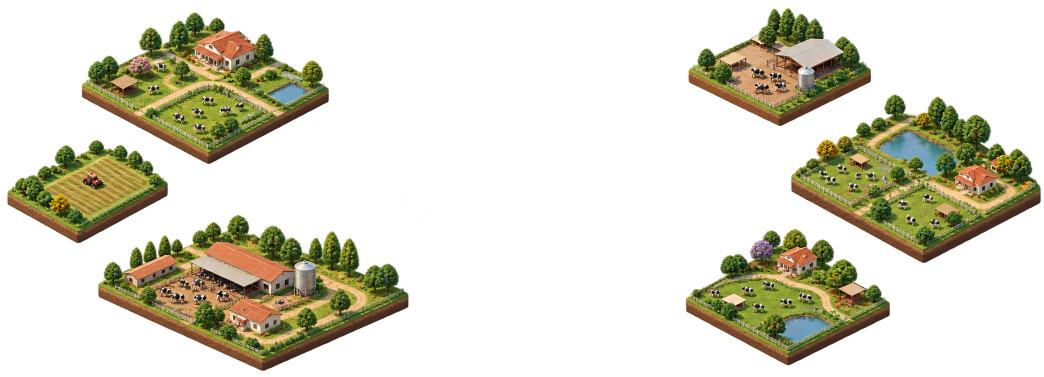
#> input picture assets/agroville-farm-worlds.png, 2087 x 754 px (shown at 1/2 size); its folder holds only this picture in this run
$ python build_art_direction_inventory.py
#> lines starting #> are read from the running program, lines starting #| are printed output that depends on the picture
#!/usr/bin/env python3
"""Inventory every raster asset and render review contact sheets by semantic role.

The output distinguishes measurable image properties from subjective art review.
It never auto-approves style compatibility.
"""
from __future__ import annotations
import json
import re
from collections import Counter, defaultdict
from pathlib import Path
from PIL import Image, ImageDraw, ImageFont

ROOT = Path(__file__).resolve().parents[2]
SEARCH_ROOTS = [ROOT / 'assets', ROOT / 'public/assets', ROOT / 'docs/assets', ROOT / 'graphics-poc']
OUTPUT = ROOT / 'assets/previews/asset-art-direction-v1'
RASTER = {'.png', '.webp', '.jpg', '.jpeg', '.bmp', '.gif'}

def category_for(path: Path) -> str:
    key = path.as_posix().lower()
    tests = [
        ('livestock', ('livestock', 'cattle', 'nelore', 'cow', 'calf', 'beef', 'dairy')),
        ('buildings', ('building', 'farmhouse', 'shed', 'barn', 'infrastructure')),
        ('handling-and-fences', ('handling', 'corral', 'fence', 'gate', 'chute', 'alley')),
        ('vegetation', ('vegetation', 'tree', 'shrub', 'grass-tuft')),
        ('water', ('water', 'pond', 'reservoir', 'trough', 'creek', 'stream')),
        ('roads-and-paths', ('road', 'path', 'track', 'trail')),
        ('terrain-and-soil', ('terrain', 'pasture', 'grass', 'soil', 'ground', 'cliff', 'earth', 'mud')),
        ('vehicles-and-machinery', ('vehicle', 'tractor', 'truck', 'pickup', 'machine')),
        ('technology', ('technology', 'rfid', 'reader', 'monitor', 'tag', 'sensor', 'scale')),
    ]
    for category, terms in tests:
        if any(term in key for term in terms):
            return category
    return 'props-and-other'

def role_for(path: Path, dimensions: tuple[int, int]) -> str:
    key = path.as_posix().lower()
    if any(term in key for term in ('previews/', 'contact-sheet', 'comparison', 'screenshot', 'scene-v', 'diorama-final')):
        return 'scene-or-review-preview'
    if 'atlas' in key or 'spritesheet' in key or dimensions[0] > 1200 or dimensions[1] > 1200:
        return 'atlas-or-spritesheet'
    return 'individual-sprite-or-texture'

def checker(size: tuple[int, int], step: int = 10) -> Image.Image:
    image = Image.new('RGBA', size, '#f0efe9')
    draw = ImageDraw.Draw(image)
    for y in range(0, size[1], step):
        for x in range(0, size[0], step):
            if (x // step + y // step) % 2:
                draw.rectangle((x, y, x + step - 1, y + step - 1), fill='#d7d5cd')
    return image

def main() -> None:
    manifest_paths: dict[str, dict] = {}
    for manifest_path in (ROOT / 'assets/manifests/manifest.json', ROOT / 'graphics-poc/assets/main-composer-render-manifest.json'):
        if not manifest_path.exists():
            continue
        data = json.loads(manifest_path.read_text())
        records = data.get('assets', data.get('sprites', []))
        if isinstance(records, dict):
            records = list(records.values())
        for record in records:
            file = record.get('file') or record.get('source') or record.get('path')
            if isinstance(file, dict): file = file.get('file') or file.get('path')
            if file:
                manifest_paths[Path(file).as_posix()] = record

    selected = set()
    scene_path = ROOT / 'assets/previews/ranch-composition-v4/rural-diorama-scene-v4-grounding-v2-gate-v2-water-v2-feed-v2-review.json'
    scene_manifest = ROOT / 'assets/manifests/manifest.json'
    if scene_path.exists() and scene_manifest.exists():
        scene = json.loads(scene_path.read_text())
        manifest = json.loads(scene_manifest.read_text())
        by_id = {item['id']: item for item in manifest['assets']}
        ids = {scene.get('terrainAssetId')} | {p['assetId'] for p in scene.get('placements', [])} | {p['assetId'] for p in scene.get('groundingOverlays', [])}
        selected = {by_id[asset_id]['file'] for asset_id in ids if asset_id in by_id}

    paths = sorted({p for root in SEARCH_ROOTS if root.exists() for p in root.rglob('*')
                    if p.is_file() and p.suffix.lower() in RASTER and OUTPUT not in p.parents})
    OUTPUT.mkdir(parents=True, exist_ok=True)
    font_regular = ImageFont.truetype('/usr/share/fonts/truetype/dejavu/DejaVuSans.ttf', 12)
    font_bold = ImageFont.truetype('/usr/share/fonts/truetype/dejavu/DejaVuSans-Bold.ttf', 13)
    inventory = []
    grouped: dict[str, list[dict]] = defaultdict(list)
    for path in paths:
        rel = path.relative_to(ROOT).as_posix()
        with Image.open(path) as original:
#> original is the input picture: PIL image 2087x754 RGBA; mean R, G, B, A 36.7, 34.2, 17.7, 71.6
            original.load()
            image = original.convert('RGBA')
            width, height = image.size
            alpha = image.getchannel('A')
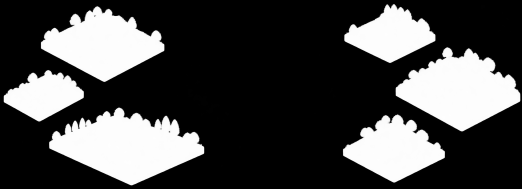
#> alpha: PIL image 2087x754 L (shown at 1/4 size); min 0, max 255, mean 71.6
            hist = alpha.histogram()
#> hist = 256 values, max 1088140 at index 0, min 41 at index 115, mean 6146.9
            transparent_fraction = sum(hist[:16]) / (width * height)
#> transparent_fraction = 0.711
            partial_alpha_fraction = sum(hist[16:240]) / (width * height)
#> partial_alpha_fraction = 0.0119
            rgb = image.convert('RGB').quantize(colors=256, method=Image.Quantize.MEDIANCUT)
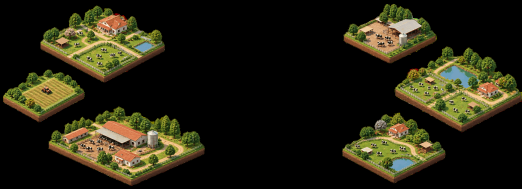
#> rgb: PIL image 2087x754 P (shown at 1/4 size); mean R, G, B 36.6, 34.2, 17.7
            palette_counts = sorted(rgb.getcolors(maxcolors=1_000_000) or [], reverse=True)
#> palette_counts = 256 pairs, first value 57 to 1106077, second value 0 to 255
            color_count_256 = len(palette_counts)
#> color_count_256 = 256
            palette = rgb.getpalette() or []
#> palette = 768 values, max 251 at index 0, min 0 at index 329, mean 97.15
            dominant_palette = [f"#{palette[index * 3]:02x}{palette[index * 3 + 1]:02x}{palette[index * 3 + 2]:02x}" for _, index in palette_counts[:6]]
#> dominant_palette = ['#000000', '#75a1bf', '#6e862b', '#97a53b', '#6b9fbb', '#d1a170']
        record = manifest_paths.get(rel, {})
        status = record.get('status', record.get('reviewStatus', 'UNRESOLVED'))
        selection = 'selected-for-v4-pilot' if rel in selected else 'rejected-lab' if '/rejected/' in rel else 'pending-review'
        category = category_for(Path(rel))
        role = role_for(Path(rel), (width, height))
        entry = {
            'id': record.get('id') or record.get('assetId') or path.stem,
            'file': rel, 'category': category, 'role': role,
            'dimensionsPx': {'width': width, 'height': height},
            'alpha': {'transparentFraction': round(transparent_fraction, 4), 'partialAlphaFraction': round(partial_alpha_fraction, 4)},
            'sampledColorCountMax256': color_count_256,
            'dominantPaletteApproxHex': dominant_palette,
            'footprint': record.get('footprint'),
            'pivot': record.get('anchor') or record.get('pivot'),
            'perspective': record.get('perspective') or record.get('orientations'),
            'recommendedScale': record.get('scaleHints') or record.get('displaySizePx'),
            'animations': record.get('states') or record.get('frames'),
            'licenseAndProvenance': {'rights': record.get('rights'), 'source': record.get('source'), 'file': rel},
            'manifestStatus': status,
            'selection': selection,
            'compatibility': 'pending-human-review',
            'reviewSignals': ['perspective', 'relative-scale', 'palette', 'lighting', 'outline-and-shading', 'transparency-quality', 'detail-density', 'agro-context'],
            'sourceMetadata': record,
        }
        inventory.append(entry)
        grouped[category].append({'entry': entry, 'path': path})

    card_w, card_h, art_h, footer_h, gap, columns, per_page = 280, 216, 162, 54, 12, 5, 25
    sheets = []
    summary = Counter()
    for category, entries in sorted(grouped.items()):
        for page_index in range((len(entries) + per_page - 1) // per_page):
            batch = entries[page_index * per_page:(page_index + 1) * per_page]
            rows = (len(batch) + columns - 1) // columns
            width = 28 + columns * card_w + (columns - 1) * gap
            height = 88 + rows * (card_h + gap) + 20
            sheet = Image.new('RGB', (width, height), '#efeee8')
            draw = ImageDraw.Draw(sheet)
            title = category.upper().replace('-', ' ')
            suffix = f' · {page_index + 1}' if len(entries) > per_page else ''
            draw.text((14, 12), f'RIOSE ART DIRECTION · {title}{suffix}', font=font_bold, fill='#28392f')
            draw.text((14, 38), 'RGBA checker · escala original indicada · compatibilidade artística pendente de inspeção humana', font=font_regular, fill='#526157')
            for index, item in enumerate(batch):
                record = item['entry']
                with Image.open(item['path']) as opened:
                    source = opened.convert('RGBA')
                row, col = divmod(index, columns)
                x, y = 14 + col * (card_w + gap), 72 + row * (card_h + gap)
                draw.rounded_rectangle((x, y, x + card_w, y + card_h), radius=7, fill='#fffefa', outline='#c5c4bc')
                thumb = source.copy()
                thumb.thumbnail((card_w - 12, art_h - 10), Image.Resampling.LANCZOS)
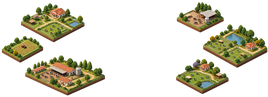
#> thumb: PIL image 268x97 RGBA; mean R, G, B, A 40.7, 37.7, 18.6, 71.7; transparent parts drawn white
                bg = checker((card_w - 8, art_h - 6))
#> in checker, `image = Image.new('RGBA', size, '#f0efe9')`:
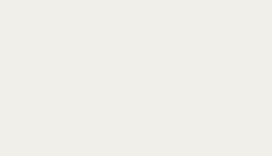
#> image: PIL image 272x156 RGBA; mean R, G, B, A 240, 239, 233, 255
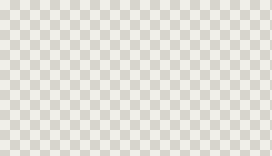
#> bg: PIL image 272x156 RGBA; mean R, G, B, A 227.5, 226, 219, 255
                bg.alpha_composite(thumb, ((bg.width - thumb.width) // 2, (bg.height - thumb.height) // 2))
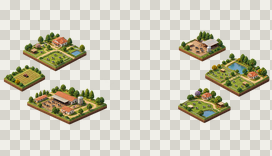
#> bg: PIL image 272x156 RGBA; mean R, G, B, A 209.7, 207, 191.7, 255
                sheet.paste(bg.convert('RGB'), (x + 4, y + 4))
                label = Path(record['file']).name
                if len(label) > 34: label = label[:31] + '...'
                draw.text((x + 7, y + art_h), label, font=font_bold, fill='#26372e')
                draw.text((x + 7, y + art_h + 18), f"{record['dimensionsPx']['width']}×{record['dimensionsPx']['height']} · {record['selection']} · {record['manifestStatus']}", font=font_regular, fill='#555e56')
                summary[record['selection']] += 1
                record['thumbnail'] = {'contactSheet': None, 'cellIndex': index, 'column': col, 'row': row}
            filename = f"{category}-p{page_index + 1:02d}.jpg"
            for item_index, item in enumerate(batch):
                item['entry']['thumbnail']['contactSheet'] = filename
            sheet.save(OUTPUT / filename, quality=88, optimize=True)
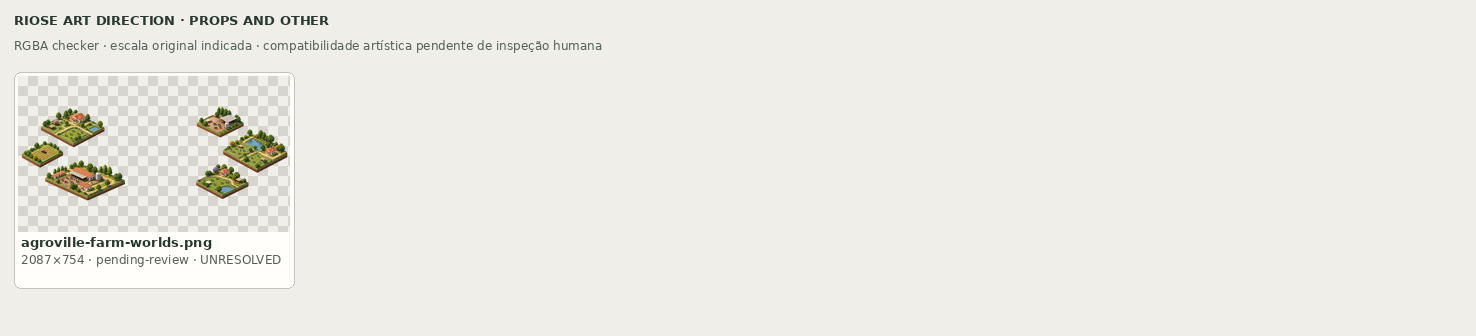
#> saved as props-and-other-p01.jpg: PIL image 1476x336 RGB; mean R, G, B 235.5, 234.5, 227.7
            sheets.append({'category': category, 'file': filename, 'items': len(batch)})

    payload = {'schemaVersion': 1, 'generatedBy': 'scripts/assets/build_art_direction_inventory.py', 'assetCount': len(inventory),
               'selectionCounts': dict(summary), 'compatibilityPolicy': 'No automated compatibility scores or approvals; subjective style review remains human.',
               'categories': sheets, 'assets': inventory}
    (OUTPUT / 'inventory.json').write_text(json.dumps(payload, ensure_ascii=False, indent=2) + '\n')
    index = ['<!doctype html><meta charset="utf-8"><title>Riose asset art direction inventory</title><style>body{font:16px system-ui;background:#efeee8;color:#26372e;max-width:1100px;margin:32px auto;padding:0 18px}li{margin:10px 0}a{color:#235c43}small{color:#5d675f}</style>',
             '<h1>RIOSE · Asset Art Direction Inventory</h1>',
             f"<p>{len(inventory)} raster files · {dict(summary)}. Compatibility remains pending human review; status describes source review only.</p><ul>"]
    for sheet in sheets:
        index.append(f"<li><a href=\"{sheet['file']}\">{sheet['category']} · página {sheet['file'][-6:-4]}</a> <small>({sheet['items']} imagens)</small></li>")
#> after the loop, index = 4 items
    index += ['</ul><p><a href="inventory.json">Inventário JSON completo</a> · <a href="art-direction-report.json">Sinais de compatibilidade e paleta</a> · <a href="../../../docs/riose-art-direction-bible.md">Art direction bible</a></p>']
    (OUTPUT / 'index.html').write_text('\n'.join(index) + '\n')
    print(json.dumps({'inventory': f'assets/previews/asset-art-direction-v1/inventory.json', 'contactSheets': len(sheets), 'assets': len(inventory), 'selectionCounts': dict(summary)}, ensure_ascii=False))
#| {"inventory": "assets/previews/asset-art-direction-v1/inventory.json", "contactSheets": 1, "assets": 1, "selectionCounts": {"pending-review": 1}}

if __name__ == '__main__': main()

$ run again, on assets/riose-farm-diorama.webp
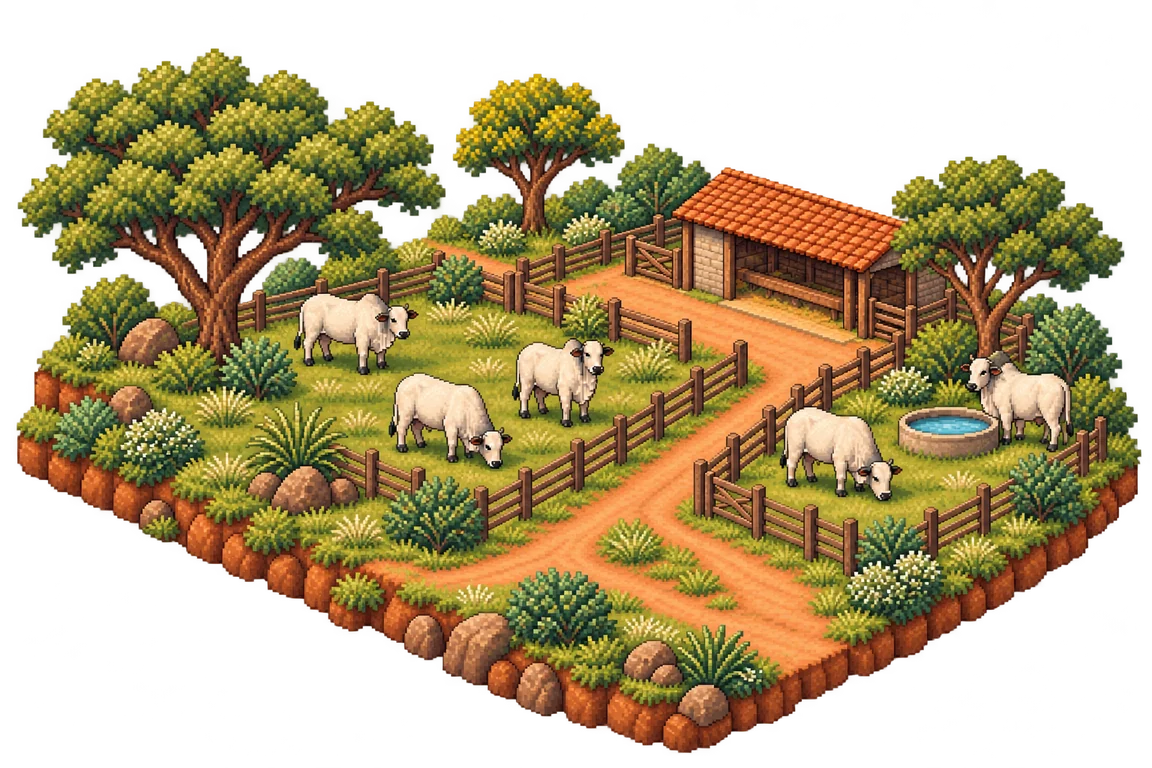
#> input picture assets/riose-farm-diorama.webp, 1152 x 768 px
#> in main, original is the input picture: PIL image 1152x768 RGBA; mean R, G, B, A 88.5, 71.4, 34.3, 149.9
#> in main, `alpha = image.getchannel('A')`:
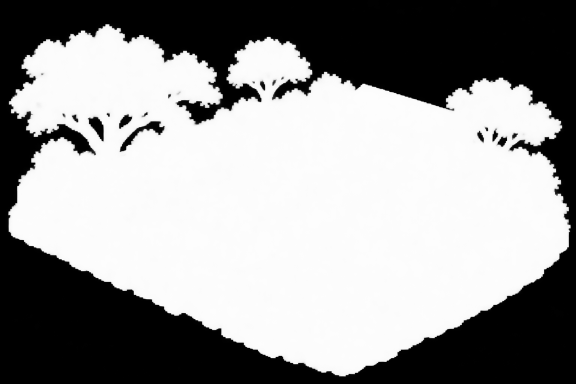
#> alpha: PIL image 1152x768 L (shown at 1/2 size); min 0, max 255, mean 149.9
#> hist = 256 values, max 337198 at index 252, min 27 at index 126, mean 3456
#> transparent_fraction = 0.397
#> partial_alpha_fraction = 0.02
#> palette_counts = 256 pairs, first value 487 to 316092, second value 0 to 255
#> color_count_256 = 256
#> palette = 768 values, max 253 at index 45, min 0 at index 765, mean 98.9
#> dominant_palette = ['#000000', '#f9dcbd', '#a8a031', '#858433', '#c3b137', '#979533']
#> in main, `sheet.save(OUTPUT / filename, quality=88, optimize=True)`:
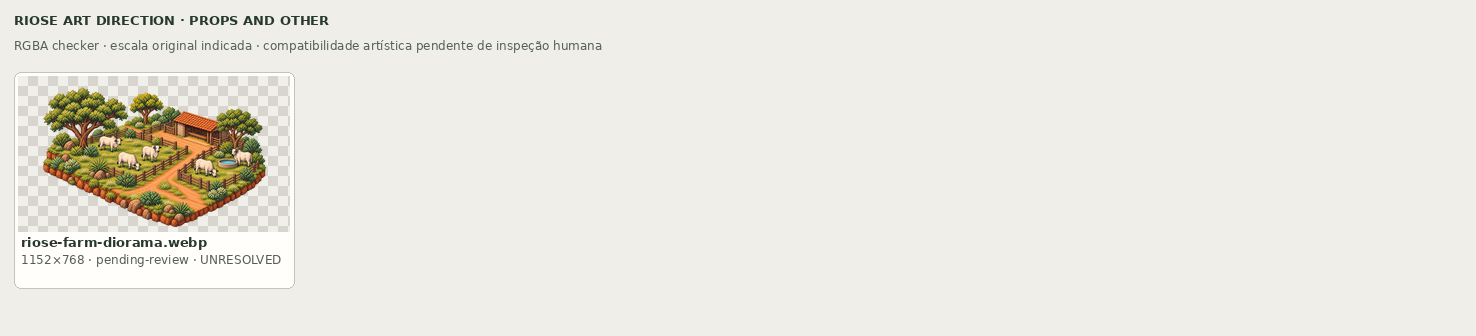
#> saved as props-and-other-p01.jpg: PIL image 1476x336 RGB; mean R, G, B 233.5, 231.5, 223.3
#> after the loop in main, `for sheet in sheets:`: index = 4 items
#| {"inventory": "assets/previews/asset-art-direction-v1/inventory.json", "contactSheets": 1, "assets": 1, "selectionCounts": {"pending-review": 1}}

$ run again, on assets/riose-farm-pixel-scene.png
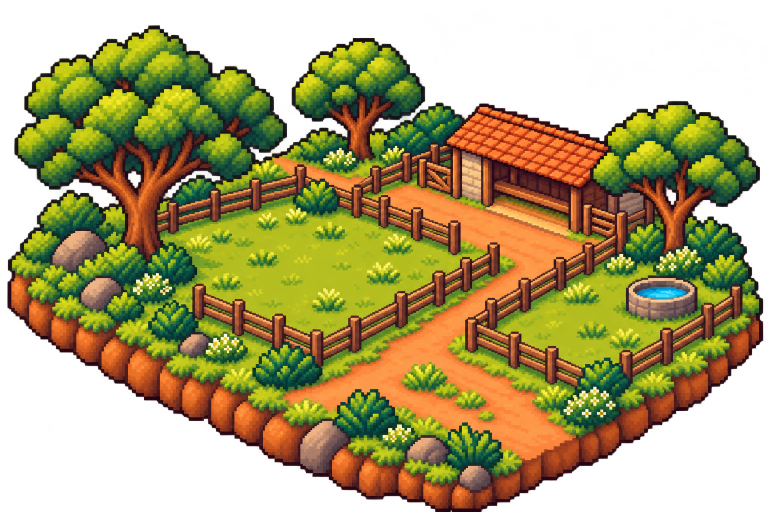
#> input picture assets/riose-farm-pixel-scene.png, 1536 x 1024 px (shown at 1/2 size)
#> in main, original is the input picture: PIL image 1536x1024 RGBA; mean R, G, B, A 99.2, 85.3, 30.9, 164.1
#> in main, `alpha = image.getchannel('A')`:
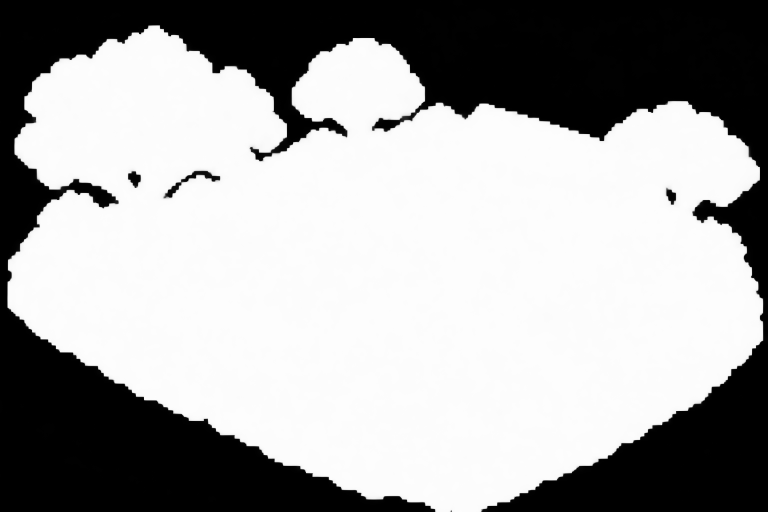
#> alpha: PIL image 1536x1024 L (shown at 1/2 size); min 0, max 254, mean 164.1
#> hist = 256 values, max 515803 at index 252, min 0 at index 255, mean 6144
#> transparent_fraction = 0.345
#> partial_alpha_fraction = 0.0107
#> palette_counts = 256 pairs, first value 47 to 69948, second value 0 to 255
#> color_count_256 = 256
#> palette = 768 values, max 253 at index 60, min 1 at index 653, mean 74.35
#> dominant_palette = ['#010101', '#b5be1e', '#050201', '#b2bd1d', '#b6c01e', '#fd9949']
#> in main, `sheet.save(OUTPUT / filename, quality=88, optimize=True)`:
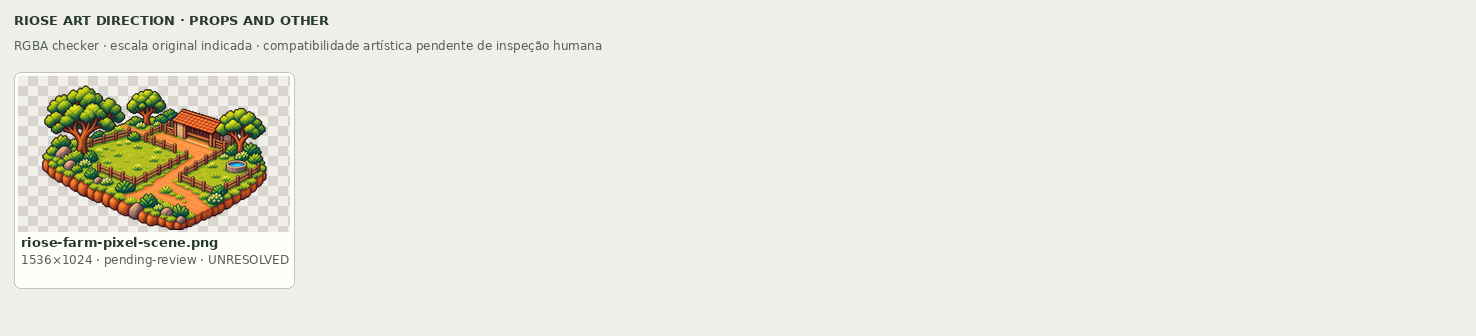
#> saved as props-and-other-p01.jpg: PIL image 1476x336 RGB; mean R, G, B 232.7, 231.1, 222.1
#> after the loop in main, `for sheet in sheets:`: index = 4 items
#| {"inventory": "assets/previews/asset-art-direction-v1/inventory.json", "contactSheets": 1, "assets": 1, "selectionCounts": {"pending-review": 1}}
